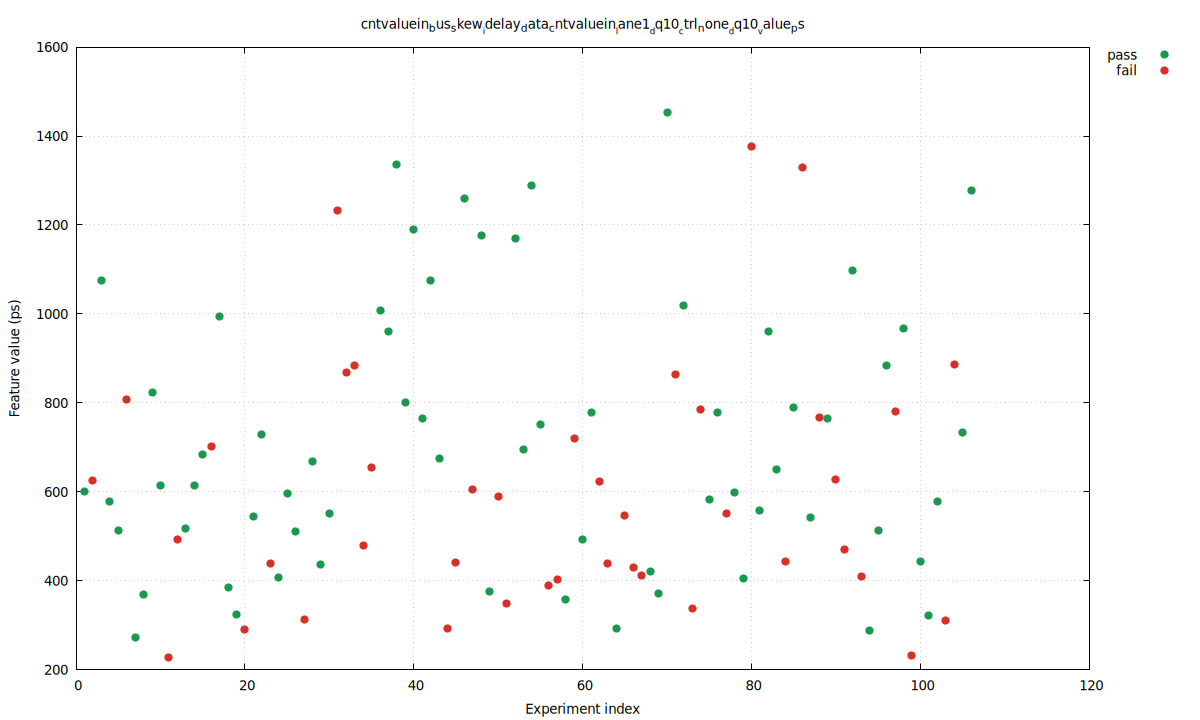

The script that saved this image:
set terminal pngcairo size 1200,720 enhanced font 'DejaVu Sans,10'
set output 'baseline_abort2_vs_pass_direct_cntvaluein_bus_skew_idelay_data_cntvaluein_lane1_dq10_ctrl_none_dq10_value_ps.png'
set datafile separator comma
set key outside right top
set grid
set xlabel 'Experiment index'
set ylabel 'Feature value (ps)'
set title 'cntvaluein_bus_skew__idelay_data_cntvaluein__lane1__dq10__ctrl_none__dq10__value_ps'
plot \
  'baseline_abort2_vs_pass_direct_cntvaluein_bus_skew_idelay_data_cntvaluein_lane1_dq10_ctrl_none_dq10_value_ps.dat' using 1:4 with points pt 7 ps 1.2 lc rgb '#1a9850' title 'pass', \
  'baseline_abort2_vs_pass_direct_cntvaluein_bus_skew_idelay_data_cntvaluein_lane1_dq10_ctrl_none_dq10_value_ps.dat' using 1:5 with points pt 7 ps 1.2 lc rgb '#d73027' title 'fail'
